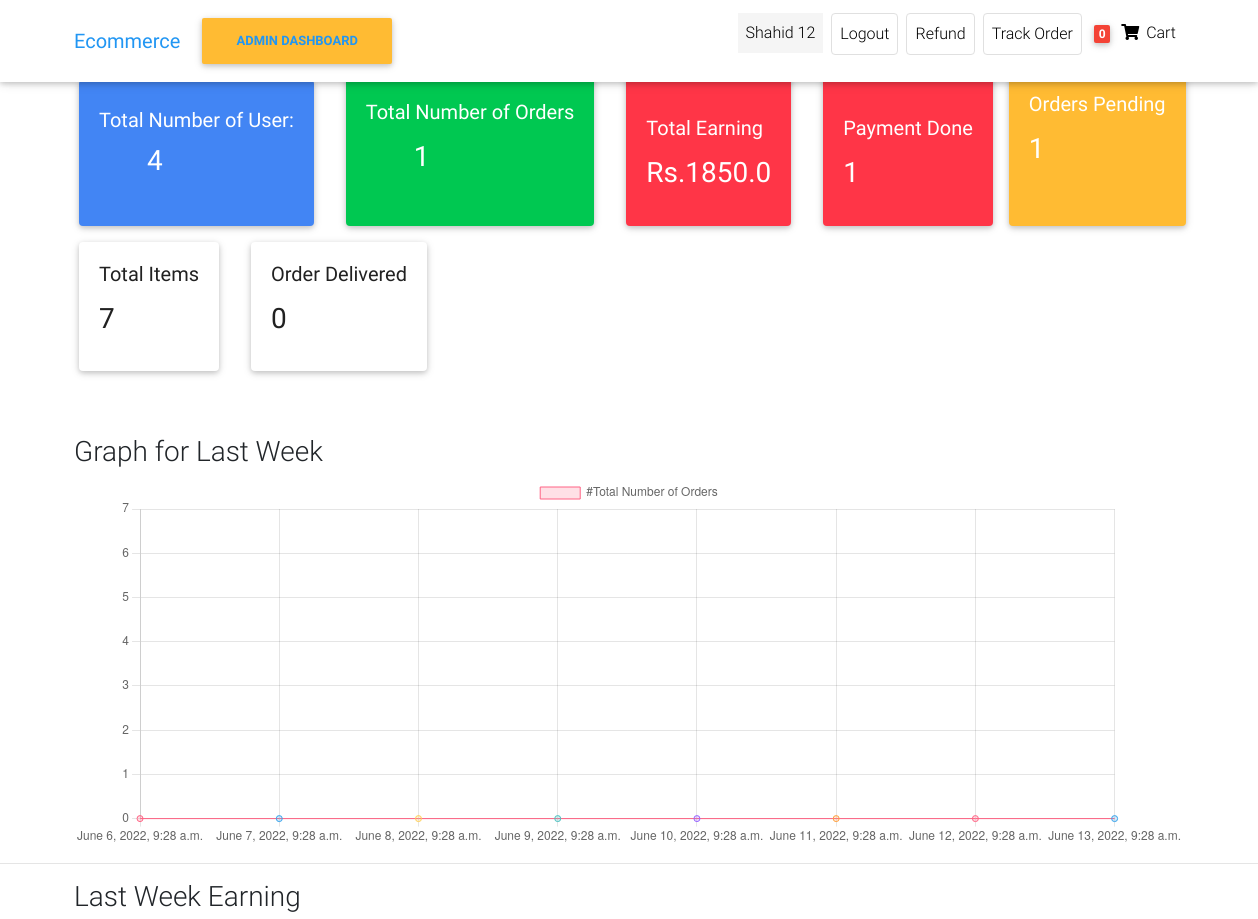
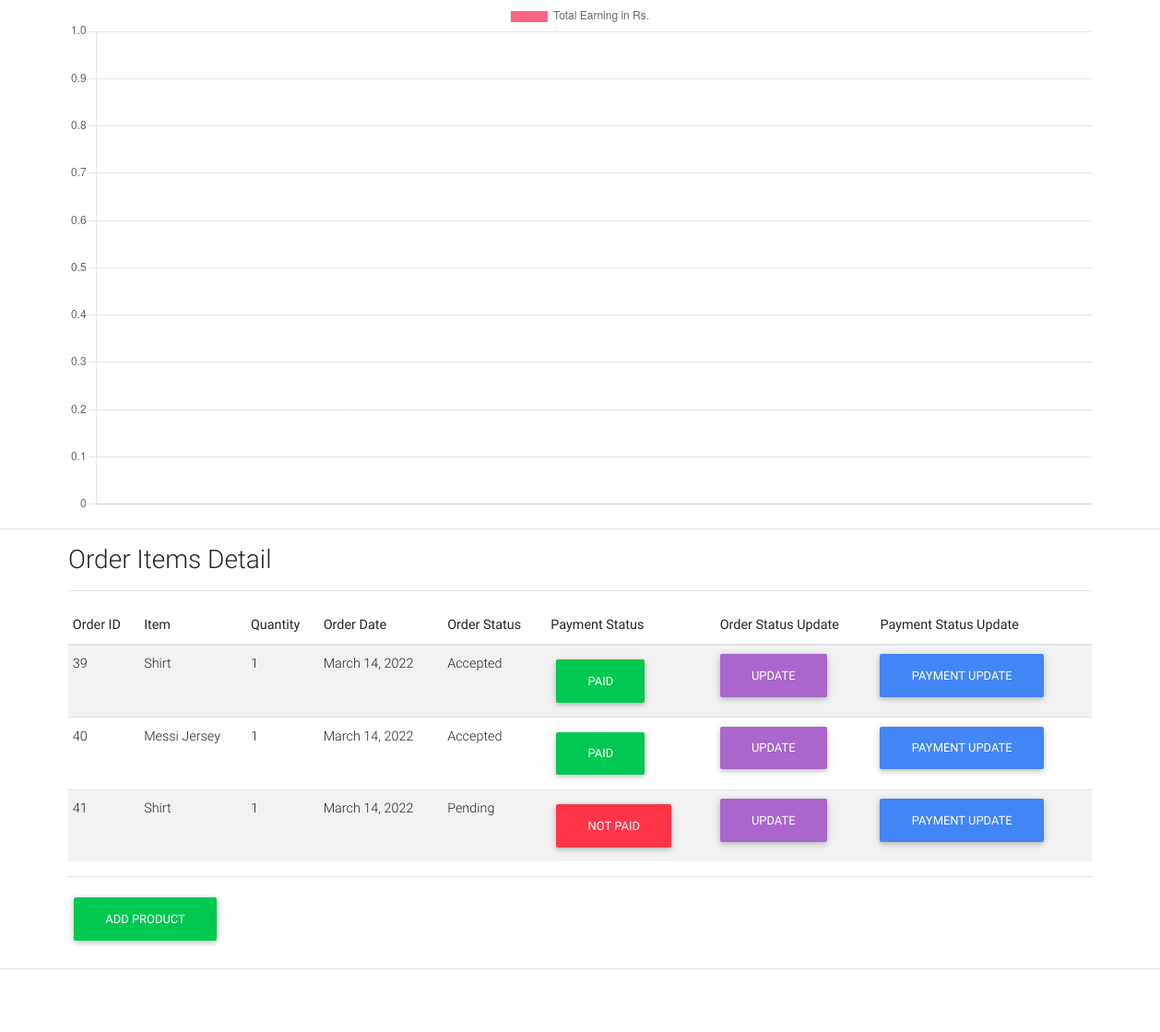
/admin-dashboard/ (signed in), run on the app's committed database (2 pictures, top to bottom).
### front/models.py (models this page shows, shortened)
class Customer(AbstractUser):#Users is customer here
    phone=models.CharField(max_length=12,default="")
    gender=models.CharField(max_length=15,default="")
    user_address=models.CharField(max_length=50,default="")

class OrderItem(models.Model):
    user=models.ForeignKey(Customer,on_delete=models.CASCADE,null=True,blank=True)
    ordered=models.BooleanField(default=False)
    item=models.ForeignKey(Item,on_delete=models.CASCADE)
    quantity=models.IntegerField(default=1)

class Item(models.Model):
    upload_path = 'Images'
    title=models.CharField(max_length=50)
    price=models.FloatField()
    discount_price=models.FloatField(blank=True,null=True)
    category=models.CharField(choices=CATEGORY_CHOICES,max_length=2)
    label=models.CharField(choices=LABEL_CHOICES,max_length=1)
    slug=models.SlugField(blank=True)
    description=models.TextField()
    image=models.ImageField(upload_to=upload_path,null=True,blank=True)

class Order(models.Model):
    user=models.ForeignKey(Customer,on_delete=models.CASCADE)
    ref_code=models.CharField(max_length=20,blank=True,null=True)
    items=models.ManyToManyField(OrderItem)
    start_date = models.DateTimeField(auto_now_add=True)
    ordered_date=models.DateField()
    ordered=models.BooleanField(default=False)#it check whether has been ordered or not
    billing_address=models.ForeignKey('Address',related_name='billing_address',on_delete=models.SET_NULL,blank=True,null=True)
    shipping_address=models.ForeignKey('Address',related_name='shipping_address',on_delete=models.SET_NULL,blank=True,null=True)
    payment_detail=models.ForeignKey('Payments',on_delete=models.SET_NULL,blank=True,null=True)
    coupon=models.ForeignKey('Coupon',on_delete=models.SET_NULL,blank=True,null=True)
    being_delivered=models.BooleanField(default=False)#deliver hogaya
    received=models.BooleanField(default=False)#order hmne receive karliya
    order_status=models.CharField(choices=status,max_length=10,default='Pe')
    refund_requested=models.BooleanField(default=False)
    refund_granted=models.BooleanField(default=False)

### front/views.py (the view)
# urls.py: path('admin-dashboard/',  views.admin_dashboard, name='admin_dashboard'),
@login_required(login_url="login/")
def admin_dashboard(request):
    users=Customer.objects.all().count()
    total_ordered=Order.objects.filter(ordered=True).count()
    total_earnings=Payments.objects.aggregate(Sum('amount'))
    print(total_earnings['amount__sum'])
    order_pending=Order.objects.filter(order_status="Pe").count()
    order_delivered=Order.objects.filter(order_status="D").count()
    order_payment_done=Order.objects.filter(payment_detail__paid=True).count()
    orders=Order.objects.all()
    payment_ids=Payments.objects.all()
    total_items=Item.objects.all().count()
    today=datetime.datetime.now()
    last_week=today-datetime.timedelta(days=7)
    seven_days_count=[]
    seven_days_date=[]
    seven_days_earning=[]
    seven_days_record=[]
    n=0
    while(n<8):
        if n==0:
            last_week
        else:
            last_week=last_week+datetime.timedelta(days=1)
        seven_days_date.append(last_week)
        last_seven_days_orders=Order.objects.filter(ordered_date=last_week)
        last_seven_days_orders_count=last_seven_days_orders.count()
        payment=Payments.objects.filter(timestamp__date=last_week.date())
        total_earning=payment.aggregate(Sum('amount'))
        if total_earning['amount__sum']:
            seven_days_earning.append(total_earning['amount__sum'])
            seven_days_record.append(last_week)
        seven_days_count.append(last_seven_days_orders_count)
        n+=1
    context={'orders':orders,'users':users,'total_ordered':total_ordered,'total_earnings':total_earnings['amount__sum']
    ,'order_pending':order_pending,'total_items':total_items,'seven_days_count':seven_days_count,'seven_days_date':seven_days_date,
    'seven_days_earning':seven_days_earning,'seven_days_record':seven_days_record,'order_delivered':order_delivered,'order_payment_done':order_payment_done
    ,'payment':payment}
    return render(request,'Ecommerce/admin_dashboard.html',context=context)

### front/templatetags/cart_template_tags.py (called while the page is built)
@register.filter
def cart_item_count(user):
    if user.is_authenticated:
        qs=Order.objects.filter(user=user,ordered=False)
        if qs.exists():
            return qs[0].items.count()
    return 0

### front/templates/Ecommerce/admin_dashboard.html (shortened to what this page needs)
<!DOCTYPE html>
{% load static %}
{% load cart_template_tags %}
<html lang="en">
    <head>
        <link rel="stylesheet"
              href="https://use.fontawesome.com/releases/v5.11.2/css/all.css">
        <link href="{% static 'css/bootstrap.min.css' %}" rel="stylesheet">
        <link href="{% static 'css/mdb.min.css' %}" rel="stylesheet">
        <link href="{% static 'static' %}" rel="stylesheet">
    </head>
    <body>
       {% include 'Ecommerce/navbar.html' %}
            <div id="carousel-example-1z"
                 class="carousel slide carousel-fade pt-4"
                 data-ride="carousel">
                <ol class="carousel-indicators">
                    <li data-target="#carousel-example-1z" data-slide-to="0" class="active"></li>
                    <li data-target="#carousel-example-1z" data-slide-to="1"></li>
                    <li data-target="#carousel-example-1z" data-slide-to="2"></li>
                </ol>
{% if user.is_authenticated and user.is_staff and user.is_superuser %}
<main>
        <div class="container-fluid row m-5 ">
            <div class="card text-white bg-primary mb-3 mx-3 mt-2"
                 style="max-width: 18rem;">
                <div class="card-body">
                    <h5 class="card-title mt-2">
                        Total Number of User:
                    </h5>
                    <p class="card-title">
                        <h3 class="mx-5">{{users}}<h3>
                    </p>
                </div>
            </div>
            <div class="card text-white bg-success mb-3 mx-3" style="max-width: 18rem;">
                <div class="card-body">
                    <h5 class="card-title mt-2">
                        Total Number of Orders
                    </h5>
                    <p class="card-text">
                        <h3 class="mx-5">{{total_ordered}}<h3>
                    </p>
                </div>
            </div>
            <div class="card text-white bg-danger mb-3 mx-3" style="max-width: 18rem;">
                <div class="card-body">
                    <h5 class="card-title">
                        <br>
                        Total   Earning
                    </h5>
                    <p class="card-text mx-5">
                        <h3>{% if total_earnings  %}Rs.{{total_earnings}}</h3>{% else %}
                        Rs.0
                        {% endif %}
                    </p>
                </div>
            </div>
            <div class="card text-white bg-danger mb-3 mx-3" style="max-width: 18rem;">
                <div class="card-body">
                    <h5 class="card-title">
                        <br>
                        Payment Done
                    </h5>
                    <p class="card-text mx-5">
                        <h3>{{order_payment_done}}</h3>
                    </p>
                </div>
            </div>
            <div class="card text-white bg-warning mb-3" style="max-width: 18rem;">
                <div class="card-body">
                    <h5 class="card-title">
                        Orders Pending
                     </h5>
                    <p class="card-text mx-5">
                        <h3>{{order_pending}}</h3>
                    </p>
                </div>
            </div>
            <div class="card text-dark bg-white mb-3 mx-3" style="max-width: 18rem;">
                <div class="card-body">
                    <h5 class="card-title">
                        Total Items
                     </h5>
                    <p class="card-text mx-5">
                        <h3>{{total_items}}</h3>
                    </p>
                </div>
            </div>
            <div class="card text-dark bg-white mb-3 mx-3" style="max-width: 18rem;">
                <div class="card-body">
                    <h5 class="card-title">
                        Order Delivered
                     </h5>
                    <p class="card-text mx-5">
                        <h3>{{order_delivered}}</h3>
                    </p>
                </div>
            </div>
        </div>
</main>
<div class="container ">
  <h3>Graph for Last Week</h3>
    <canvas id="myChart" width="300" height="100"></canvas>
<script>
const ctx = document.getElementById('myChart').getContext('2d');
const myChart = new Chart(ctx, {
    type: 'line',
    data: {
        labels: [{% for days in seven_days_date %}'{{days}}',{% endfor %}],
        datasets: [{
            label: '#Total Number of Orders',
            data: [{% for count_of_orders in seven_days_count %}'{{count_of_orders}}',{% endfor %},1,2,3,4,5,6,7],
            backgroundColor: [
                'rgba(255, 99, 132, 0.2)',
                'rgba(54, 162, 235, 0.2)',
                'rgba(255, 206, 86, 0.2)',
                'rgba(75, 192, 192, 0.2)',
                'rgba(153, 102, 255, 0.2)',
                'rgba(255, 159, 64, 0.2)'
            ],
            borderColor: [
                'rgba(255, 99, 132, 1)',
                'rgba(54, 162, 235, 1)',
                'rgba(255, 206, 86, 1)',
                'rgba(75, 192, 192, 1)',
                'rgba(153, 102, 255, 1)',
                'rgba(255, 159, 64, 1)'
            ],
            borderWidth: 1
        }]
    },
    options: {
      responsive: true,
      maintainAspectRatio: true,
        scales: {
            y: {
                beginAtZero: true,
                stepSize: 1,
            }
        }
    }
});
</script>
</div>
<hr>
<div class="container">
  <h3>Last Week Earning</h3>
  <canvas id="myAnotherChart"></canvas>
  <script>
    const myAnotherChart = new Chart(
      document.getElementById('myAnotherChart'),
      config
    );
  </script>
</div>
<hr>
<div class="container mt-3">
    <h3>Order Items Detail</h3>
    <hr>
    <div class="table-responsive">
        <table class="table table-striped table-sm">
          <thead>
            <tr>
              <th scope="col">Order ID</th>
              <th scope="col">Item</th>
              <th scope="col">Quantity</th>
              <th scope="col">Order Date</th>
              <th scope="col">Order Status</th>
              <th scope="col">Payment Status</th>
               <th scope="col">Order Status Update</th>
               <th scope="col">Payment Status Update</th>
            </tr>
          </thead>
          <tbody>
            {% for order in orders %}
            {% for items in order.items.all %}
            <tr>
              <td>{{items.id}}</td>
              <td>{{items.item.title}}</td>
              <td>{{items.quantity}}</td>
              <td>{{order.ordered_date}}</td>
              {% if order.order_status == 'D' %}
              <td class="btn btn-success">{{order.get_order_status_display}}</td>
              {% else %}
              <td >{{order.get_order_status_display}}</td>
              {% endif %}
              <td>{% if order.payment_detail.paid %}<span class="btn btn-success">Paid</span>{% else %}<span class="btn btn-danger">Not Paid</span>{% endif %}
                </td>
              <td><a href="{% url 'update-order-status' order.id %}" class="btn btn-secondary">Update</a></td>
              <td><a href="{% url 'update-payment-status' order.payment_detail.id %}" class="btn btn-primary">Payment Update</a></td>
            </tr>
            {% endfor %}
            {% endfor %}
          </tbody>
        </table>
        <hr>
        <a class="btn btn-success" href="{% url 'admin-add-item' %}">Add Product</a>
      </div>
</div>
{% else %}
<h2>You have no access to this Page.This page is for admin</h2>
{% endif %}
<footer class="page-footer text-center font-small mt-4 wow fadeIn">
    <hr class="my-4">
    <div class="pb-4">
        <a href="https://www.facebook.com/mdbootstrap" target="_blank">
            <i class="fab fa-facebook-f mr-3"></i>
        </a>
        <a href="https://twitter.com/MDBootstrap" target="_blank">
            <i class="fab fa-twitter mr-3"></i>
        </a>
        <a href="https://www.youtube.com/watch?v=7MUISDJ5ZZ4" target="_blank">
            <i class="fab fa-youtube mr-3"></i>
        </a>
        <a href="https://plus.google.com/u/0/b/107863090883699620484"
           target="_blank">
            <i class="fab fa-google-plus-g mr-3"></i>
        </a>
        <a href="https://dribbble.com/mdbootstrap" target="_blank">
            <i class="fab fa-dribbble mr-3"></i>
        </a>
        <a href="https://pinterest.com/mdbootstrap" target="_blank">
            <i class="fab fa-pinterest mr-3"></i>
        </a>
        <a href="https://github.com/mdbootstrap/bootstrap-material-design"
           target="_blank">
            <i class="fab fa-github mr-3"></i>
        </a>
        <a href="http://codepen.io/mdbootstrap/" target="_blank">
            <i class="fab fa-codepen mr-3"></i>
        </a>
    </div>
</footer>
</body>
</html>

### front/templates/Ecommerce/navbar.html (shortened to what this page needs)
{% load cart_template_tags %}
 <nav class="navbar fixed-top navbar-expand-lg navbar-light white scrolling-navbar">
    <div class="container">
      <a class="navbar-brand waves-effect" href="/" >
        <strong class="blue-text">Ecommerce</strong>
      </a>
      {% if user.is_authenticated and user.is_staff and user.is_superuser %}
      <a class="navbar-brand btn btn-warning " href="{% url 'admin_dashboard' %}" >
        <strong class="blue-text">Admin Dashboard</strong>
      </a>
      {% endif %}
      <div class="collapse navbar-collapse" id="navbarSupportedContent">
        <ul class="navbar-nav nav-flex-icons">
          {% if request.user.is_authenticated %}
          <li class="nav-item mx-1">
            <p class="nav-link  "
            style="background-color:whitesmoke;"
             >
              {{request.user.first_name}}
          </p>
          </li>
          <li class="nav-item mx-1">
            <a href="{% url 'account_logout' %}" class="nav-link border border-light rounded waves-effect"
             >
              Logout
            </a>
          </li>
          <li class="nav-item mx-1">
            <a href="{% url 'request-refund' %}" class="nav-link border border-light rounded waves-effect"
             >
              Refund
            </a>
          </li>
          <li class="nav-item mx-1">
            <a href="{% url 'track-order' %}" class="nav-link border border-light rounded waves-effect"
            >
              Track Order
            </a>
          </li>
          {% endif %}
          {% if user.is_authenticated %}
          <li class="nav-item">
            <a href="{% url 'order-summary' %}" class="nav-link waves-effect">
              <span class="badge red z-depth-1 mr-1"> {{request.user|cart_item_count}} </span>
              <i class="fas fa-shopping-cart"></i>
              <span class="clearfix d-none d-sm-inline-block"> Cart </span>
            </a>
          </li>
          {% endif %}
        </ul>
      </div>
    </div>
  </nav>

### front/templates/Ecommerce/admin_dashboard.html (style rules this page uses)
html, body, header, .carousel { height: 60vh; }

### data on the page
Customer: user.first_name "Shahid 12", user|cart_item_count "0"
Order: ordered_date "March 14, 2022", order_status "Accepted"
OrderItem: id "39", item "Shirt", quantity "1", shows "PAID"
OrderItem: id "40", item "Messi Jersey", quantity "1", shows "PAID"
Order: ordered_date "March 14, 2022", order_status "Pending"
OrderItem: id "41", item "Shirt", quantity "1", shows "NOT PAID"

### other printed values
{{ users }} "4"
{{ total_ordered }} "1"
{{ total_earnings }} "1850.0"
{{ order_payment_done }} "1"
{{ order_pending }} "1"
{{ total_items }} "7"
{{ order_delivered }} "0"
chart data {{ count_of_orders }} 0, 0, 0, 0, 0, 0, 0, 0
